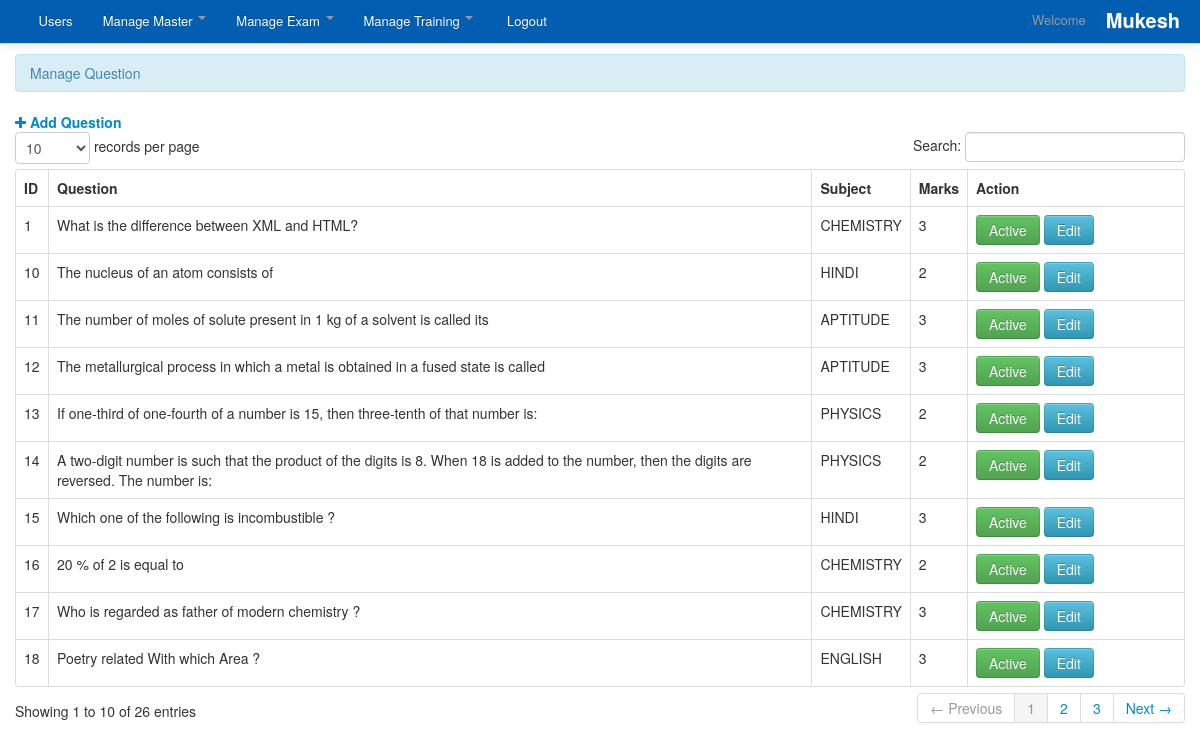
The app's page /admin/general_question.php (signed in) with its own data.
### tables this page shows
CREATE TABLE `master_general_question` (
  `id` int(11) NOT NULL,
  `sub_id` int(11) NOT NULL,
  `post_date` timestamp NOT NULL DEFAULT CURRENT_TIMESTAMP,
  `modified_date` datetime NOT NULL,
  `question` varchar(250) NOT NULL,
  `option1` varchar(250) NOT NULL,
  `option2` varchar(250) NOT NULL,
  `option3` varchar(250) NOT NULL,
  `option4` varchar(250) NOT NULL,
  `true_ans` varchar(250) NOT NULL,
  `marks` varchar(250) NOT NULL,
  `duration` varchar(250) NOT NULL,
  `status` enum('1','0') NOT NULL
);

CREATE TABLE `master_subject_list` (
  `id` int(11) NOT NULL,
  `post_date` timestamp NOT NULL DEFAULT CURRENT_TIMESTAMP,
  `modified_date` datetime NOT NULL,
  `subject` varchar(250) NOT NULL,
  `is_compulsory` enum('1','0') NOT NULL,
  `duration` int(15) NOT NULL,
  `limit` int(25) NOT NULL,
  `status` int(11) NOT NULL DEFAULT '1'
);

### admin/general_question.php (the view, shortened to what this page needs)
<?php
include('header.php');
?>
<?php
function getSubject($getid)
{
$query=mysql_query("SELECT `subject` FROM `master_subject_list` WHERE id='$getid'");
$result=mysql_fetch_array($query);
return $result['subject'];
}
?>
<div class="container">
<div class="margin-top">
<div class="row">
<div class="span12">
<div class="alert alert-info">Manage Question </div>
<a href="general_question_add.php" ><i class="fa fa-plus"></i>&nbsp;<strong>Add Question</strong></a>
<table cellpadding="0" cellspacing="0" border="0" class="table  table-bordered" id="example">
<thead>
<tr>
<th>ID</th>
<th>Question</th>
<th>Subject</th>
<th>Marks</th>
<th>Action</th>
</tr>
</thead>
<tbody>
<?php
$neelx="SELECT `id`,`sub_id`, `question`,`marks`,`duration`, `status` FROM `master_general_question` WHERE 1";
$result = mysql_query($neelx)or die(mysql_error());
while($row=mysql_fetch_array($result)){
$getid=$row['id'];
$sub_id=$row['sub_id'];
?>
<tr>
<td><?php echo $getid; ?></td>
<td><?php echo $row['question']; ?></td>
<td><?php echo getSubject($sub_id); ?></td>
<td><?php echo $row['marks']; ?></td>
<?php $status=$row['status']; ?>
<td width="200">
<?php if($status == 1) { ?> <a href="general_question.php?id=<?php echo $getid; ?>&status=0&action=active" onClick="return(window.confirm('Are you sure you want to Deactivate.'));" class="btn btn-success">Active</a><?php } else { ?><a  href="general_question.php?id=<?php echo $getid; ?>&status=1&action=active" onClick="return(window.confirm('Are you sure you want to Activate.'));" class="btn btn-warning">Inactive</a><?php } ?>
&nbsp;<a title="View" href="general_question_edit.php?uid=<?php echo $getid;?>" class="btn btn-info">Edit</a>
</td>
</tr>
<?php  }  ?>
</tbody>
</table>
</div>
</div>
</div>
</div>
<?php include('footer.php') ?>

### admin/css/docs.css (style rules this page uses)
.margin-top { margin-top:10px; }
body { background: url(../img/grid_noise.png); position: relative; }

### admin/css/print.css (style rules this page uses)
table { font-family:arial !important; }
#example th { border-right:1px solid; font-family:arial !important; }
#example th:first-child { border-left:1px solid; font-family:arial !important; }
#example td { border-right:1px solid; text-align:center; }
#example td:first-child { border-left:1px solid; text-align:center; }

### admin/css/work.css (style rules this page uses)
a { color: black; }

### records on screen
master_general_question: id "1", question "What is the difference between XML and HTML?", sub.subject "CHEMISTRY", marks "3"
master_general_question: id "10", question "The nucleus of an atom consists of", sub.subject "HINDI", marks "2"
master_general_question: id "11", question "The number of moles of solute present in 1 kg of a solvent is called its", sub.subject "APTITUDE", marks "3"
master_general_question: id "12", question "The metallurgical process in which a metal is obtained in a fused state is called", sub.subject "APTITUDE", marks "3"
master_general_question: id "13", question "If one-third of one-fourth of a number is 15, then three-tenth of that number is:", sub.subject "PHYSICS", marks "2"
master_general_question: id "14", question "A two-digit number is such that the product of the digits is 8. When 18 is added to the number, then the digits are reversed. The number is:", sub.subject "PHYSICS", marks "2"
master_general_question: id "15", question "Which one of the following is incombustible ?", sub.subject "HINDI", marks "3"
master_general_question: id "16", question "20 % of 2 is equal to", sub.subject "CHEMISTRY", marks "2"
master_general_question: id "17", question "Who is regarded as father of modern chemistry ?", sub.subject "CHEMISTRY", marks "3"
master_general_question: id "18", question "Poetry related With which Area ?", sub.subject "ENGLISH", marks "3"

### other values on screen
$username "Mukesh"
